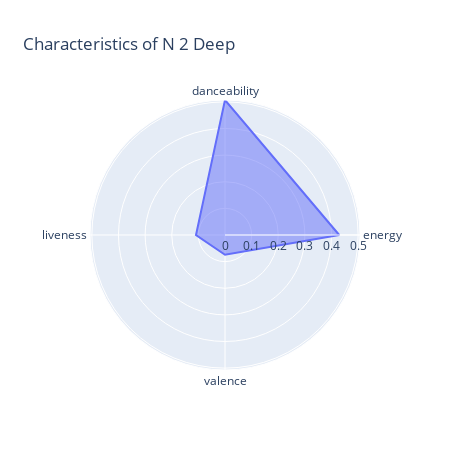

The code cell stored with this chart in its notebook:
### Code cell
render_radar(charts_df,'N 2 Deep', )

### Figure 1 — Plotly figure (JSON) as saved in the notebook; plotly's stock layout.template omitted (floating-point values rounded to 4 significant figures)
{"data": [{"fill": "toself", "hovertemplate": "r=%{r}<br>theta=%{theta}<extra></extra>", "legendgroup": "", "line": {"color": "#636efa", "dash": "solid"}, "marker": {"symbol": "circle"}, "mode": "lines", "name": "", "r": [0.507, 0.429, 0.0744, 0.109, 0.507], "showlegend": false, "subplot": "polar", "theta": ["danceability", "energy", "valence", "liveness", "danceability"], "type": "scatterpolar"}], "layout": {"height": 450, "legend": {"tracegroupgap": 0}, "polar": {"angularaxis": {"direction": "clockwise", "rotation": 90}, "domain": {"x": [0, 1], "y": [0, 1]}}, "title": {"text": "Characteristics of N 2 Deep"}, "width": 450}}
